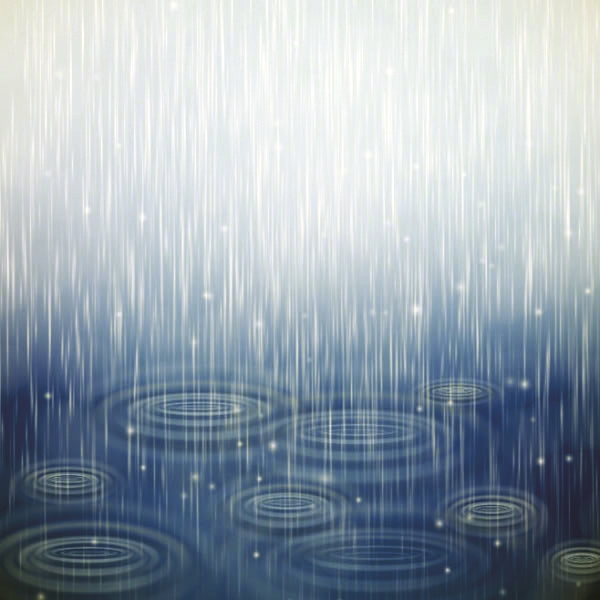
//> input picture 7-matrix-operation/images/rain.jpeg, 600 x 600 px
$ ./main ../../7-matrix-operation/images/rain.jpeg ../../7-matrix-operation/images/xihu.jpeg   (built with g++ and OpenCV 4)
//> lines starting //> are read from the running program, lines starting //| are printed output that depends on the picture
#include <ostream>
#include <opencv2/opencv.hpp>

using namespace cv;
using namespace std;

int main(int argc, char **argv)
{
    if (argc != 3)
    {
        cout << "usage: " << argv[0] << " <Large Image Path> <Small Image Path>" << endl;
        return -1;
    }

    // 加载图片，掩码必须为灰度图
    Mat largeImg;
    largeImg = imread(argv[1], IMREAD_GRAYSCALE);
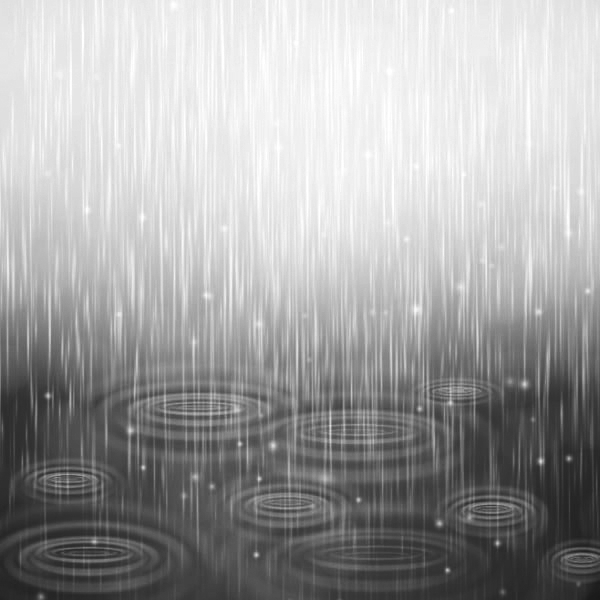
//> largeImg: 600 rows x 600 cols, CV_8UC1; min 25, max 255, mean 163.2
    if (!largeImg.data)
    {
        cout << "error: No image data" << endl;
        return -1;
    }

    Mat smallImg;
    smallImg = imread(argv[2], IMREAD_GRAYSCALE);
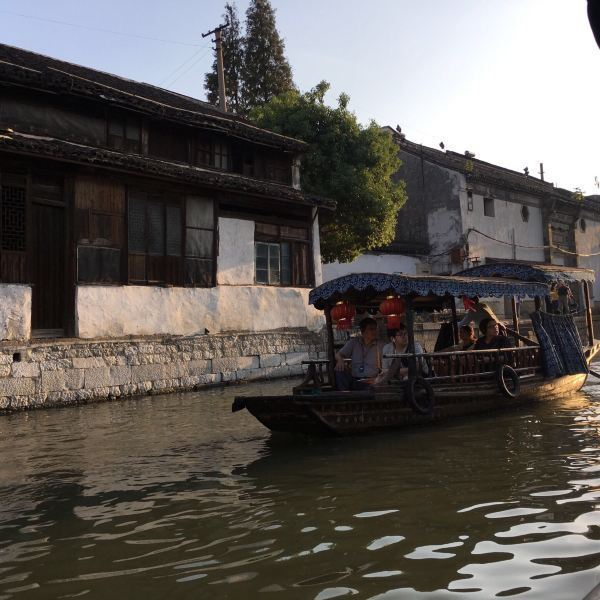
//> input picture 7-matrix-operation/images/xihu.jpeg, 600 x 600 px
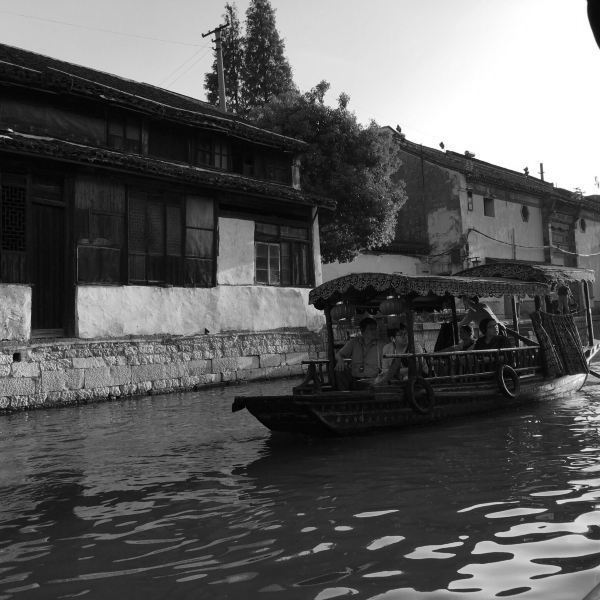
//> smallImg: 600 rows x 600 cols, CV_8UC1; min 0, max 255, mean 91.3
    if (!smallImg.data)
    {
        cout << "error: No image data" << endl;
        return -1;
    }

    // 计算兴趣区域：左上角
    Rect region = Rect(0, 0, smallImg.cols, smallImg.rows);
//> region = Rect(0, 0, 600, 600)

    // 指向原图区域缓冲区
    Mat roiImg(largeImg, region);

    // 掩码
    Mat mask(smallImg);

    // 将图片数据拷贝到原图区域缓冲区
    smallImg.copyTo(roiImg, mask);

    // 展示合并之后的图片
    String winName = "ImageViewer";
    namedWindow(winName, WINDOW_AUTOSIZE);
    imshow(winName, largeImg);

    waitKey(0);

    return 0;
}
